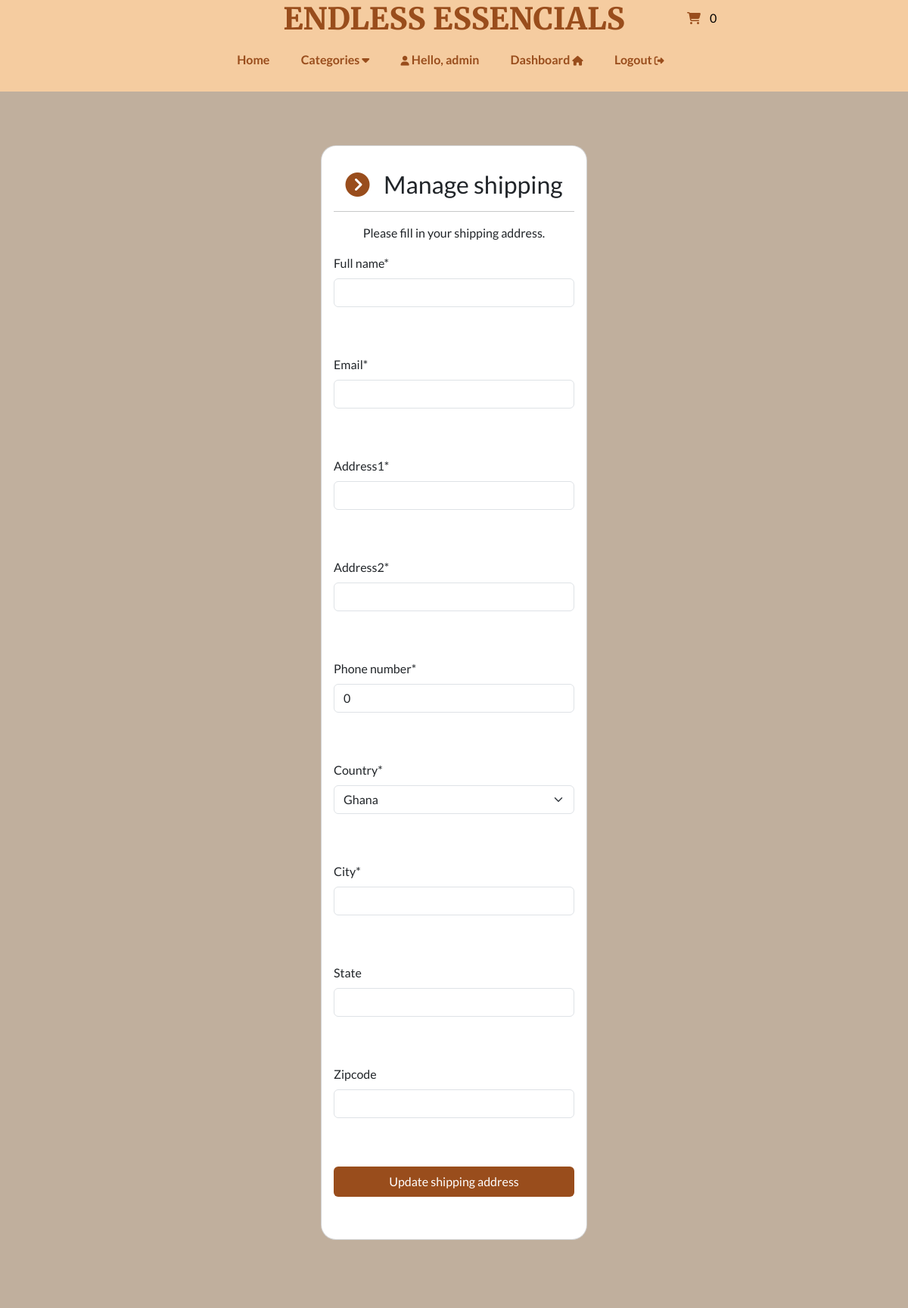
The page /account/manage-shipping (signed in, upper part) on the database as committed earlier.
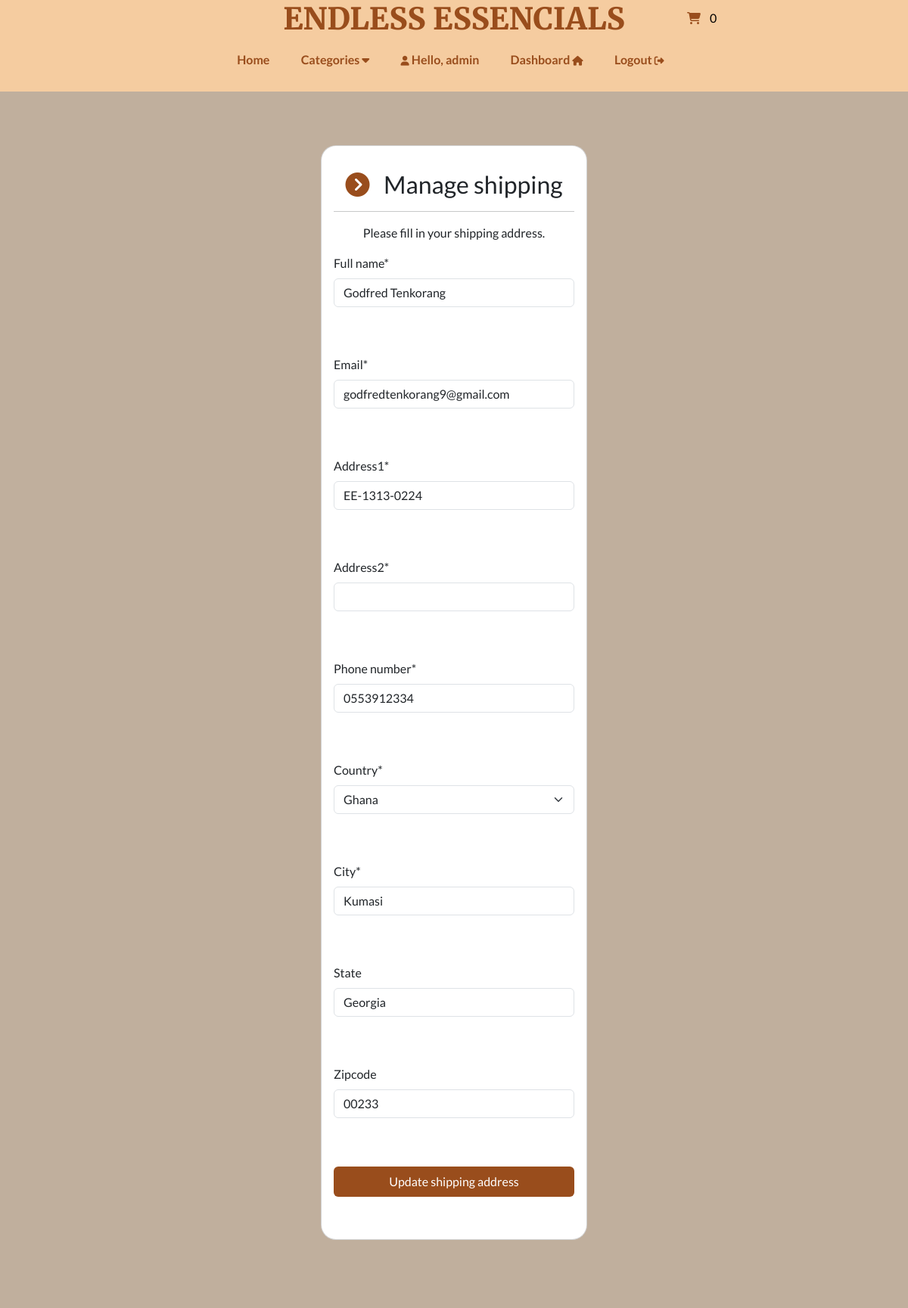
The same page on the database as committed later.
### payment/models.py (models this page shows, shortened)
class ShippingAddress(models.Model):
    full_name = models.CharField(max_length=300)
    email = models .EmailField(max_length=255)
    address1 = models.CharField(max_length=300)
    address2 = models.CharField(max_length=300, null=True)
    country = models.CharField(max_length=20, choices=CHOICES, default="GHANA")
    phone_number = models.CharField(max_length=20, default=0)
    city = models.CharField(max_length=255)
    state = models.CharField(max_length=255, null=True, blank=True)
    zipcode = models.CharField(max_length=255, null=True, blank=True)
    user = models.ForeignKey(User, on_delete=models.CASCADE, null=True, blank=True)
    class Meta:
        verbose_name_plural = 'Shipping Address'

### account/views.py (the view, shortened to what this page needs)
# urls.py: path('manage-shipping', views.manage_shipping, name='manage-shipping'),
@login_required(login_url='my-login')
def manage_shipping(request):
    try:
        shipping = ShippingAddress.objects.get(user=request.user.id)
    except ShippingAddress.DoesNotExist:
        shipping = None
    form = ShoppingForm(instance=shipping)
    context = {
        'form': form,
        'title': 'Manage shipping'
    }
    return render(request, 'account/manage-shipping.html', context=context)

### payment/forms.py
class ShoppingForm(forms.ModelForm):
    class Meta:
        model = ShippingAddress
        fields = ['full_name', 'email', 'address1', 'address2', 'phone_number', 'country', 'city', 'state', 'zipcode']
        exclude = ['user',]

### cart/cart.py (called while the page is built)
    def __len__(self):
        return sum(item['qty'] for item in self.cart.values())

### cart/context_processors.py (called while the page is built)
def cart(request):
    return{'cart': Cart(request)}

### store/models.py (called while the page is built)
    def get_absolute_url(self):
        return reverse('list-category', args=[self.slug])

### store/views.py (called while the page is built)
def categories(request):
    all_categories = Category.objects.all()
    return {'all_categories': all_categories}

### account/templates/account/manage-shipping.html (shortened to what this page needs)
{% extends "store/base.html" %}
{% load static %}
{% load crispy_forms_tags %}
{% block content %}
<br><br>
<body>
    <section class="pt-4" data-aos="fade-down">
        <div class="card pt-3 pb-3"
            style="border-radius: 20px; margin: 0 auto; float:none; margin-bottom:10px; max-width: 22rem;">
            <div class="card-body">
                <h3 class="card-title text-center"><i class="fa fa-chevron-circle-right i" aria-hidden="true"></i> &nbsp; Manage shipping</h3>
                <hr>
                <p class="card-text text-center">Please fill in your shipping address.</p>
                <form method="POST" autocomplete="off">
                    {{ form.full_name|as_crispy_field }}
                    <br><br>
                    {{ form.email|as_crispy_field }}
                    <br><br>
                    {{ form.address1|as_crispy_field }}
                    <br><br>
                    {{ form.address2|as_crispy_field }}
                    <br><br>
                    {{ form.phone_number|as_crispy_field }}
                    <br><br>
                    {{ form.country|as_crispy_field }}
                    <br><br>
                    {{ form.city|as_crispy_field }}
                    <br><br>
                    {{ form.state|as_crispy_field }}
                    <br><br>
                    {{ form.zipcode|as_crispy_field }}
                    <br><br>
                    <button type="submit" class="btn btn-primary navbar-btn text-white w-100 p-2">Update shipping address
                    </button>
                    <br><br>
                </form>
            </div>
        </div>
    </section>
</body>
<br><br>
{% endblock %}

Rows that differ between the two databases and show on the page:
added ShippingAddress: full_name "Godfred Tenkorang", email "godfredtenkorang9@gmail.com", address1 "EE-1313-0224", phone_number "0553912334", country "Ghana", city "Kumasi", state "Georgia", zipcode "00233"
Other text that changed with them:
form field phone_number: "0" → (not shown)
form field country: "Ghana" → (not shown)
